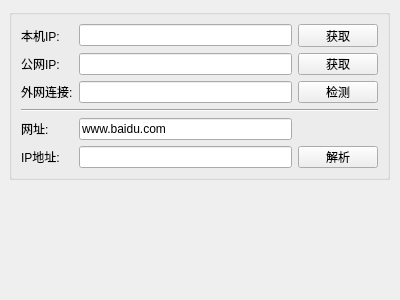
<?xml version="1.0" encoding="UTF-8"?>
<ui version="4.0">
 <class>frmIPTool</class>
 <widget class="QWidget" name="frmIPTool">
  <property name="geometry">
   <rect>
    <x>0</x>
    <y>0</y>
    <width>400</width>
    <height>300</height>
   </rect>
  </property>
  <property name="windowTitle">
   <string>Form</string>
  </property>
  <widget class="QGroupBox" name="groupBox">
   <property name="geometry">
    <rect>
     <x>9</x>
     <y>9</y>
     <width>381</width>
     <height>171</height>
    </rect>
   </property>
   <layout class="QGridLayout" name="gridLayout">
    <item row="0" column="0">
     <widget class="QLabel" name="labLocalIP">
      <property name="text">
       <string>本机IP:</string>
      </property>
     </widget>
    </item>
    <item row="0" column="1">
     <widget class="QLineEdit" name="txtLocalIP"/>
    </item>
    <item row="0" column="2">
     <widget class="QPushButton" name="btnGetLocalIP">
      <property name="text">
       <string>获取</string>
      </property>
     </widget>
    </item>
    <item row="1" column="0">
     <widget class="QLabel" name="labWebIP">
      <property name="text">
       <string>公网IP:</string>
      </property>
     </widget>
    </item>
    <item row="1" column="1">
     <widget class="QLineEdit" name="txtWebIP"/>
    </item>
    <item row="1" column="2">
     <widget class="QPushButton" name="btnGetWebIP">
      <property name="text">
       <string>获取</string>
      </property>
     </widget>
    </item>
    <item row="2" column="0">
     <widget class="QLabel" name="labWebOk">
      <property name="text">
       <string>外网连接:</string>
      </property>
     </widget>
    </item>
    <item row="2" column="1">
     <widget class="QLineEdit" name="txtWebOk"/>
    </item>
    <item row="2" column="2">
     <widget class="QPushButton" name="btnWebOk">
      <property name="text">
       <string>检测</string>
      </property>
     </widget>
    </item>
    <item row="3" column="0" colspan="3">
     <widget class="Line" name="line">
      <property name="orientation">
       <enum>Qt::Horizontal</enum>
      </property>
     </widget>
    </item>
    <item row="4" column="0">
     <widget class="QLabel" name="labUrl">
      <property name="text">
       <string>网址:</string>
      </property>
     </widget>
    </item>
    <item row="4" column="1">
     <widget class="QLineEdit" name="txtUrl">
      <property name="text">
       <string>www.baidu.com</string>
      </property>
     </widget>
    </item>
    <item row="5" column="0">
     <widget class="QLabel" name="labIP">
      <property name="text">
       <string>IP地址:</string>
      </property>
     </widget>
    </item>
    <item row="5" column="1">
     <widget class="QLineEdit" name="txtIP"/>
    </item>
    <item row="5" column="2">
     <widget class="QPushButton" name="btnUrlIP">
      <property name="text">
       <string>解析</string>
      </property>
     </widget>
    </item>
   </layout>
  </widget>
 </widget>
 <resources/>
 <connections/>
</ui>
